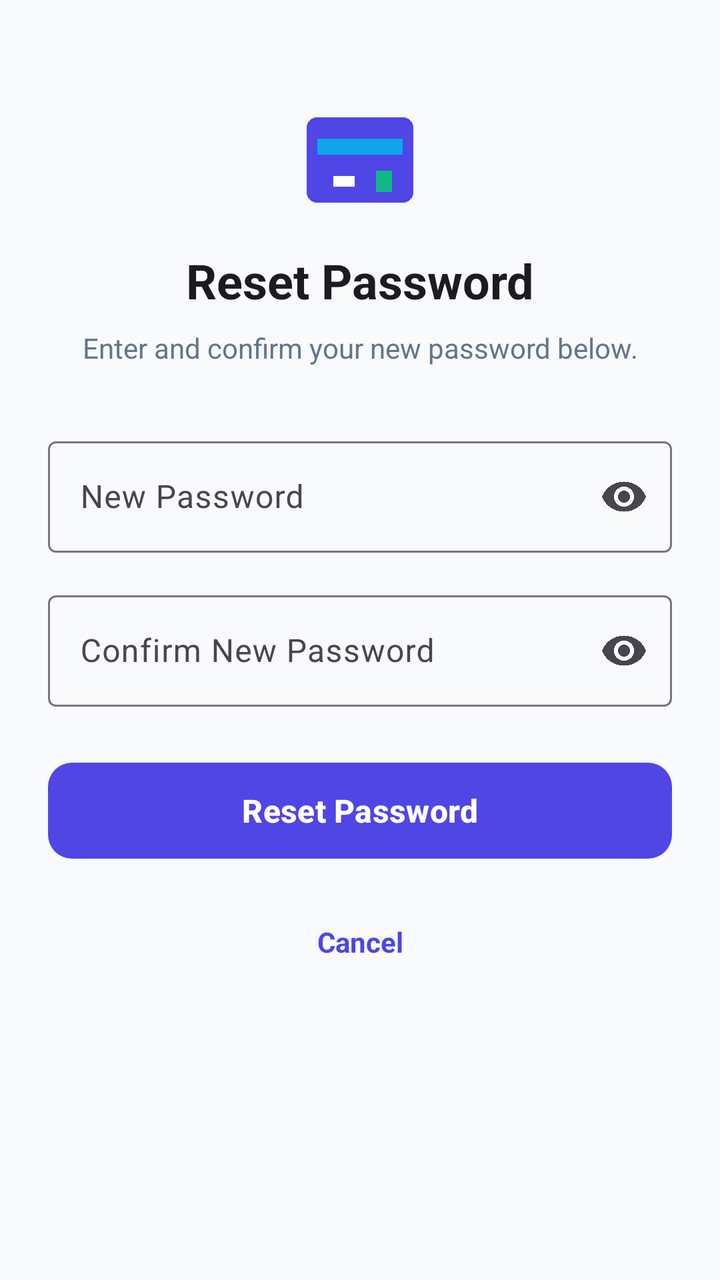
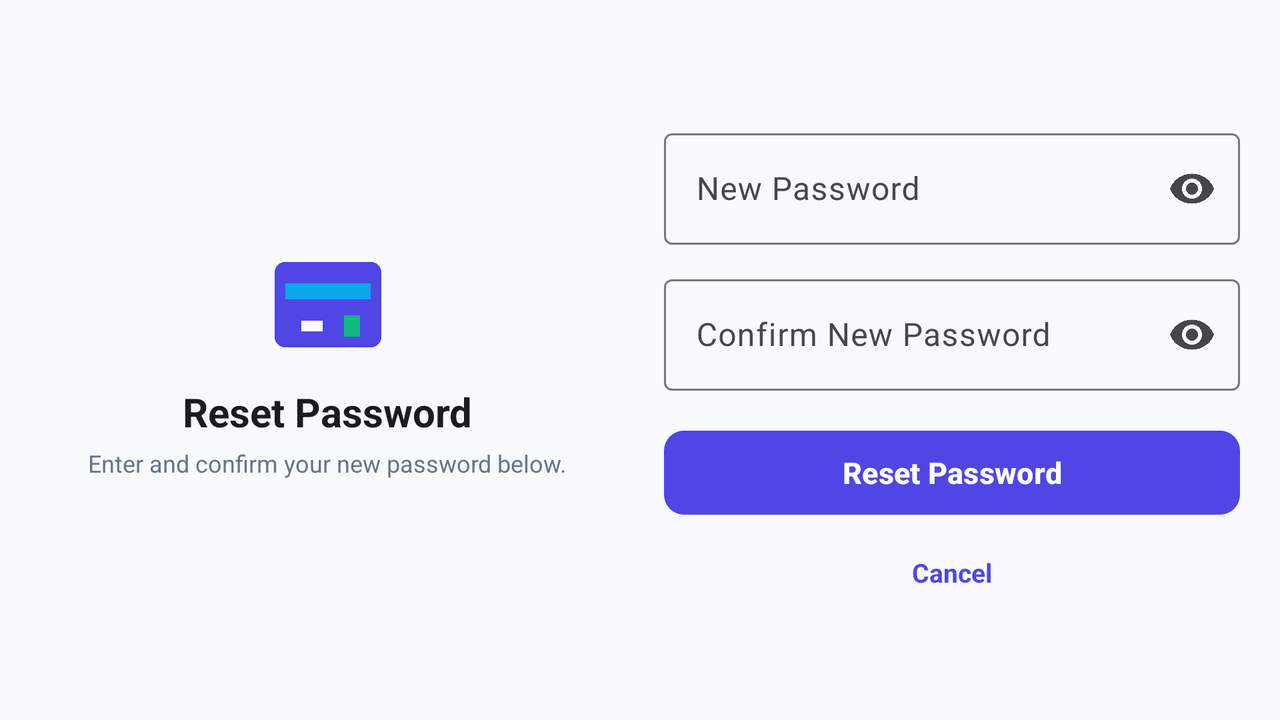

An Android layout and its configuration variant, each rendered on a device that would load it. The default file and the variant file are quoted in full after the pictures.
<!-- AndroidManifest.xml: application theme Theme.CardVault -->
<!-- res/layout/activity_reset_password.xml -->
<?xml version="1.0" encoding="utf-8"?>
<ScrollView xmlns:android="http://schemas.android.com/apk/res/android"
    xmlns:app="http://schemas.android.com/apk/res-auto"
    xmlns:tools="http://schemas.android.com/tools"
    android:layout_width="match_parent"
    android:layout_height="match_parent"
    android:fillViewport="true"
    android:background="?android:attr/windowBackground"
    tools:context=".ResetPasswordActivity">

    <androidx.constraintlayout.widget.ConstraintLayout
        android:id="@+id/layout_reset_password_container"
        android:layout_width="match_parent"
        android:layout_height="wrap_content"
        android:padding="24dp">

        
        <ImageView
            android:id="@+id/iv_reset_logo"
            android:layout_width="64dp"
            android:layout_height="64dp"
            android:layout_marginTop="24dp"
            android:contentDescription="@string/app_short_name"
            android:src="@drawable/ic_card_vault"
            app:layout_constraintEnd_toEndOf="parent"
            app:layout_constraintStart_toStartOf="parent"
            app:layout_constraintTop_toTopOf="parent" />

        
        <TextView
            android:id="@+id/tv_reset_title"
            android:layout_width="wrap_content"
            android:layout_height="wrap_content"
            android:layout_marginTop="12dp"
            android:text="@string/reset_password_title"
            android:textColor="?attr/colorOnBackground"
            android:textSize="24sp"
            android:textStyle="bold"
            app:layout_constraintEnd_toEndOf="parent"
            app:layout_constraintStart_toStartOf="parent"
            app:layout_constraintTop_toBottomOf="@id/iv_reset_logo" />

        
        <TextView
            android:id="@+id/tv_reset_subtitle"
            android:layout_width="0dp"
            android:layout_height="wrap_content"
            android:layout_marginTop="8dp"
            android:gravity="center"
            android:text="@string/reset_password_subtitle"
            android:textColor="@color/text_secondary"
            android:textSize="14sp"
            app:layout_constraintEnd_toEndOf="parent"
            app:layout_constraintStart_toStartOf="parent"
            app:layout_constraintTop_toBottomOf="@id/tv_reset_title" />

        
        <com.google.android.material.textfield.TextInputLayout
            android:id="@+id/til_new_password"
            style="@style/Widget.Material3.TextInputLayout.OutlinedBox"
            android:layout_width="0dp"
            android:layout_height="wrap_content"
            android:layout_marginTop="32dp"
            android:hint="@string/label_new_password"
            app:endIconMode="password_toggle"
            app:layout_constraintEnd_toEndOf="parent"
            app:layout_constraintStart_toStartOf="parent"
            app:layout_constraintTop_toBottomOf="@id/tv_reset_subtitle">

            <com.google.android.material.textfield.TextInputEditText
                android:id="@+id/et_new_password"
                android:layout_width="match_parent"
                android:layout_height="wrap_content"
                android:inputType="textPassword"
                android:maxLines="1" />

        </com.google.android.material.textfield.TextInputLayout>

        
        <com.google.android.material.textfield.TextInputLayout
            android:id="@+id/til_confirm_new_password"
            style="@style/Widget.Material3.TextInputLayout.OutlinedBox"
            android:layout_width="0dp"
            android:layout_height="wrap_content"
            android:layout_marginTop="16dp"
            android:hint="@string/label_confirm_new_password"
            app:endIconMode="password_toggle"
            app:layout_constraintEnd_toEndOf="parent"
            app:layout_constraintStart_toStartOf="parent"
            app:layout_constraintTop_toBottomOf="@id/til_new_password">

            <com.google.android.material.textfield.TextInputEditText
                android:id="@+id/et_confirm_new_password"
                android:layout_width="match_parent"
                android:layout_height="wrap_content"
                android:inputType="textPassword"
                android:maxLines="1" />

        </com.google.android.material.textfield.TextInputLayout>

        
        <com.google.android.material.button.MaterialButton
            android:id="@+id/btn_save_new_password"
            android:layout_width="0dp"
            android:layout_height="56dp"
            android:layout_marginTop="24dp"
            android:text="@string/btn_reset_password"
            android:textSize="16sp"
            android:textStyle="bold"
            app:cornerRadius="12dp"
            app:layout_constraintEnd_toEndOf="parent"
            app:layout_constraintStart_toStartOf="parent"
            app:layout_constraintTop_toBottomOf="@id/til_confirm_new_password" />

        
        <TextView
            android:id="@+id/tv_link_cancel_reset"
            android:layout_width="wrap_content"
            android:layout_height="wrap_content"
            android:layout_marginTop="20dp"
            android:layout_marginBottom="24dp"
            android:clickable="true"
            android:focusable="true"
            android:padding="8dp"
            android:text="@string/btn_cancel"
            android:textColor="@color/primary"
            android:textSize="14sp"
            android:textStyle="bold"
            app:layout_constraintBottom_toBottomOf="parent"
            app:layout_constraintEnd_toEndOf="parent"
            app:layout_constraintStart_toStartOf="parent"
            app:layout_constraintTop_toBottomOf="@id/btn_save_new_password"
            app:layout_constraintVertical_bias="0.0" />

    </androidx.constraintlayout.widget.ConstraintLayout>

</ScrollView>
<!-- resources referenced by this layout -->
<resources>
  <color name="primary">#4F46E5</color>
  <color name="text_secondary">#64748B</color>
  <!-- drawable ic_card_vault (drawable) -->
  <vector xmlns:android="http://schemas.android.com/apk/res/android"
      android:width="96dp"
      android:height="96dp"
      android:viewportWidth="24"
      android:viewportHeight="24">
      <path
          android:fillColor="#4F46E5"
          android:pathData="M20,4H4C2.89,4 2,4.89 2,6v12c0,1.11 0.89,2 2,2h16c1.11,0 2,-0.89 2,-2V6C22,4.89 21.11,4 20,4z" />
      <path
          android:fillColor="#0EA5E9"
          android:pathData="M4,8h16v3H4z" />
      <path
          android:fillColor="#FFFFFF"
          android:pathData="M7,15h4v2H7z" />
      <path
          android:fillColor="#10B981"
          android:pathData="M15,14h3v4h-3z" />
  </vector>
  <string name="app_short_name">Card Vault</string>
  <string name="btn_cancel">Cancel</string>
  <string name="btn_reset_password">Reset Password</string>
  <string name="label_confirm_new_password">Confirm New Password</string>
  <string name="label_new_password">New Password</string>
  <string name="reset_password_subtitle">Enter and confirm your new password below.</string>
  <string name="reset_password_title">Reset Password</string>
  <style name="Theme.CardVault" parent="Base.Theme.CardVault" />
  <style name="Base.Theme.CardVault" parent="Theme.Material3.DayNight.NoActionBar">
          <item name="colorPrimary">@color/primary</item>
          <item name="colorOnPrimary">@color/white</item>
          <item name="colorSecondary">@color/accent_teal</item>
          <item name="android:windowBackground">@color/bg_light</item>
          <item name="colorSurface">@color/surface_light</item>
          <item name="android:statusBarColor">@color/primary_dark</item>
      </style>
  <color name="white">#FFFFFF</color>
  <color name="accent_teal">#0EA5E9</color>
  <color name="bg_light">#F8FAFC</color>
  <color name="surface_light">#FFFFFF</color>
  <color name="primary_dark">#3730A3</color>
</resources>
<!-- res/layout-land/activity_reset_password.xml (the repository's variant of the layout above) -->
<!-- drawn on the phone turned sideways -->
<?xml version="1.0" encoding="utf-8"?>
<ScrollView xmlns:android="http://schemas.android.com/apk/res/android"
    xmlns:app="http://schemas.android.com/apk/res-auto"
    xmlns:tools="http://schemas.android.com/tools"
    android:layout_width="match_parent"
    android:layout_height="match_parent"
    android:fillViewport="true"
    android:background="?android:attr/windowBackground"
    tools:context=".ResetPasswordActivity">

    <androidx.constraintlayout.widget.ConstraintLayout
        android:id="@+id/layout_reset_password_container"
        android:layout_width="match_parent"
        android:layout_height="wrap_content"
        android:padding="20dp">

        
        <LinearLayout
            android:id="@+id/layout_reset_branding_land"
            android:layout_width="0dp"
            android:layout_height="wrap_content"
            android:gravity="center"
            android:orientation="vertical"
            app:layout_constraintBottom_toBottomOf="parent"
            app:layout_constraintEnd_toStartOf="@+id/layout_reset_form_land"
            app:layout_constraintStart_toStartOf="parent"
            app:layout_constraintTop_toTopOf="parent">

            <ImageView
                android:id="@+id/iv_reset_logo"
                android:layout_width="64dp"
                android:layout_height="64dp"
                android:contentDescription="@string/app_short_name"
                android:src="@drawable/ic_card_vault" />

            <TextView
                android:id="@+id/tv_reset_title"
                android:layout_width="wrap_content"
                android:layout_height="wrap_content"
                android:layout_marginTop="8dp"
                android:text="@string/reset_password_title"
                android:textColor="?attr/colorOnBackground"
                android:textSize="20sp"
                android:textStyle="bold" />

            <TextView
                android:id="@+id/tv_reset_subtitle"
                android:layout_width="wrap_content"
                android:layout_height="wrap_content"
                android:layout_marginTop="4dp"
                android:gravity="center"
                android:text="@string/reset_password_subtitle"
                android:textColor="@color/text_secondary"
                android:textSize="12sp" />

        </LinearLayout>

        
        <LinearLayout
            android:id="@+id/layout_reset_form_land"
            android:layout_width="0dp"
            android:layout_height="wrap_content"
            android:layout_marginStart="24dp"
            android:orientation="vertical"
            app:layout_constraintBottom_toBottomOf="parent"
            app:layout_constraintEnd_toEndOf="parent"
            app:layout_constraintStart_toEndOf="@id/layout_reset_branding_land"
            app:layout_constraintTop_toTopOf="parent">

            <com.google.android.material.textfield.TextInputLayout
                android:id="@+id/til_new_password"
                style="@style/Widget.Material3.TextInputLayout.OutlinedBox"
                android:layout_width="match_parent"
                android:layout_height="wrap_content"
                android:hint="@string/label_new_password"
                app:endIconMode="password_toggle">

                <com.google.android.material.textfield.TextInputEditText
                    android:id="@+id/et_new_password"
                    android:layout_width="match_parent"
                    android:layout_height="wrap_content"
                    android:inputType="textPassword"
                    android:maxLines="1" />

            </com.google.android.material.textfield.TextInputLayout>

            <com.google.android.material.textfield.TextInputLayout
                android:id="@+id/til_confirm_new_password"
                style="@style/Widget.Material3.TextInputLayout.OutlinedBox"
                android:layout_width="match_parent"
                android:layout_height="wrap_content"
                android:layout_marginTop="12dp"
                android:hint="@string/label_confirm_new_password"
                app:endIconMode="password_toggle">

                <com.google.android.material.textfield.TextInputEditText
                    android:id="@+id/et_confirm_new_password"
                    android:layout_width="match_parent"
                    android:layout_height="wrap_content"
                    android:inputType="textPassword"
                    android:maxLines="1" />

            </com.google.android.material.textfield.TextInputLayout>

            <com.google.android.material.button.MaterialButton
                android:id="@+id/btn_save_new_password"
                android:layout_width="match_parent"
                android:layout_height="50dp"
                android:layout_marginTop="16dp"
                android:text="@string/btn_reset_password"
                android:textSize="15sp"
                android:textStyle="bold"
                app:cornerRadius="10dp" />

            <TextView
                android:id="@+id/tv_link_cancel_reset"
                android:layout_width="wrap_content"
                android:layout_height="wrap_content"
                android:layout_gravity="center"
                android:layout_marginTop="12dp"
                android:clickable="true"
                android:focusable="true"
                android:padding="4dp"
                android:text="@string/btn_cancel"
                android:textColor="@color/primary"
                android:textSize="13sp"
                android:textStyle="bold" />

        </LinearLayout>

    </androidx.constraintlayout.widget.ConstraintLayout>

</ScrollView>
